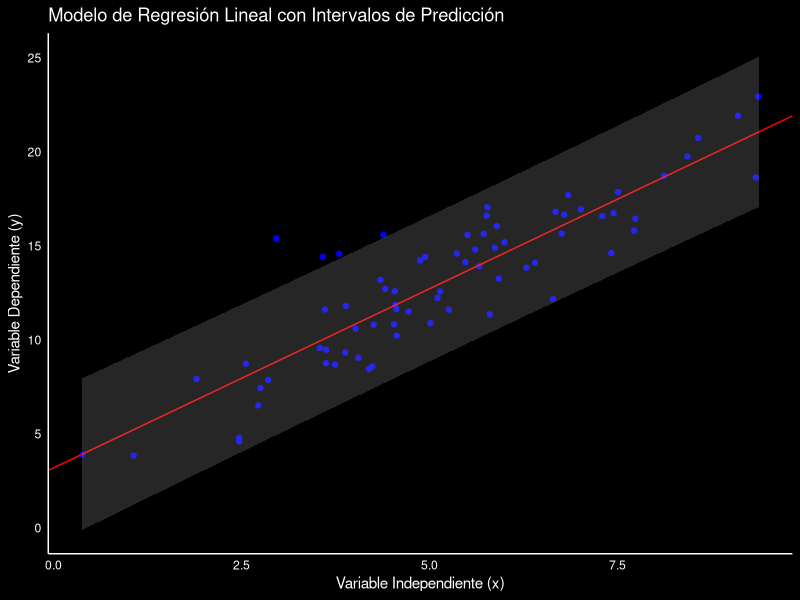
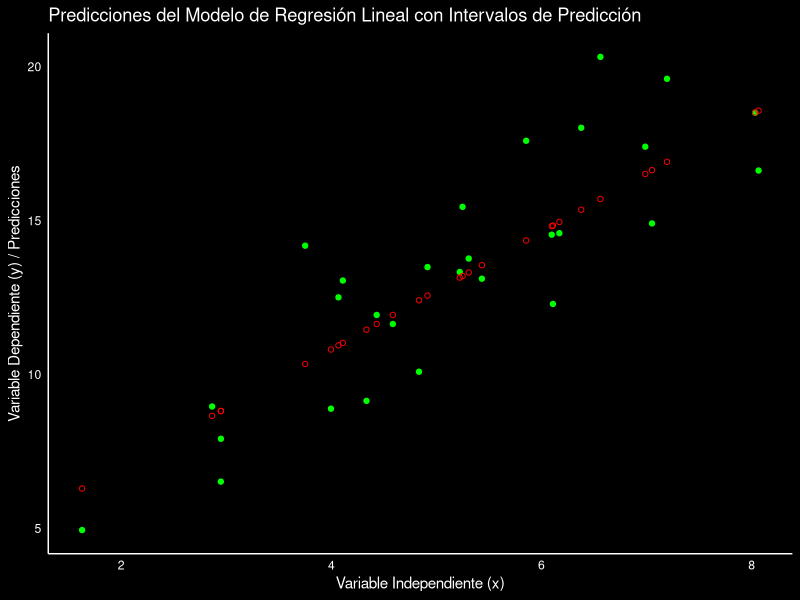

Source code (R) for these figures, in order:
# ==========================================================
# Maestría en Ciencia y Análisis de Datos
# Universidad Mayor de San Andrés
# ----------------------------------------------------------
#   Modelos lineales y modelos lineales generalizados
# ----------------------------------------------------------
#        Rolando Gonzales Martinez, Julio 2024
# ==========================================================

# Modelo de prediccion

# Cargar librerías necesarias
library(ggplot2)
library(caret)

# Configurar semilla para reproducibilidad
set.seed(123)

# Generar datos simulados
n <- 100  # Tamaño de la muestra
x <- rnorm(n, mean = 5, sd = 2)  # Variable independiente
y <- 3 + 2 * x + rnorm(n, sd = 2)  # Variable dependiente con ruido

# Crear un data frame con los datos
data <- data.frame(x = x, y = y)

# Dividir la muestra en conjuntos de entrenamiento (70%) y prueba (30%)
trainIndex <- createDataPartition(data$y, p = 0.7, list = FALSE)
trainData <- data[trainIndex,]
testData <- data[-trainIndex,]

# Ajustar el modelo de regresión lineal con los datos de entrenamiento
model <- lm(y ~ x, data = trainData)

# Resumen del modelo
summary(model)

# Realizar predicciones con el conjunto de prueba y calcular intervalos de predicción al 95%
predictions <- predict(model, newdata = testData, interval = "prediction", level = 0.95)

# Calcular el error cuadrático medio (MSE)
mse <- mean((testData$y - predictions[, "fit"])^2)
cat("Error Cuadrático Medio (MSE):", mse, "\n")

# Visualizar los resultados con intervalos de predicción en el conjunto de entrenamiento
ggplot(trainData, aes(x = x, y = y)) +
  geom_point(color = "blue") +
  geom_abline(intercept = model$coefficients[1], slope = model$coefficients[2], color = "red") +
  geom_ribbon(aes(ymin = predict(model, newdata = trainData, interval = "prediction")[, "lwr"], 
                  ymax = predict(model, newdata = trainData, interval = "prediction")[, "upr"]), 
              alpha = 0.2, fill = "gray") +
  labs(title = "Modelo de Regresión Lineal con Intervalos de Predicción",
       x = "Variable Independiente (x)",
       y = "Variable Dependiente (y)") +
  theme_minimal() +
  theme(
    plot.background = element_rect(fill = "black"),
    panel.background = element_rect(fill = "black"),
    axis.title = element_text(color = "white"),
    axis.text = element_text(color = "white"),
    plot.title = element_text(color = "white"),
    legend.background = element_rect(fill = "black"),
    legend.text = element_text(color = "white"),
    legend.title = element_text(color = "white"),
    panel.grid.major = element_blank(),
    panel.grid.minor = element_blank(),
    axis.line = element_line(color = "white")
  )

# Visualizar las predicciones con intervalos de predicción en el conjunto de prueba
ggplot(testData, aes(x = x, y = y)) +
  geom_point(color = "green") +
  geom_point(aes(y = predictions[, "fit"]), color = "red", shape = 1) +
  #geom_errorbar(aes(ymin = predictions[, "lwr"], ymax = predictions[, "upr"]), color = "red", alpha = 0.5) +
  labs(title = "Predicciones del Modelo de Regresión Lineal con Intervalos de Predicción",
       x = "Variable Independiente (x)",
       y = "Variable Dependiente (y) / Predicciones") +
  theme_minimal() +
  theme(
    plot.background = element_rect(fill = "black"),
    panel.background = element_rect(fill = "black"),
    axis.title = element_text(color = "white"),
    axis.text = element_text(color = "white"),
    plot.title = element_text(color = "white"),
    legend.background = element_rect(fill = "black"),
    legend.text = element_text(color = "white"),
    legend.title = element_text(color = "white"),
    panel.grid.major = element_blank(),
    panel.grid.minor = element_blank(),
    axis.line = element_line(color = "white")
  )
